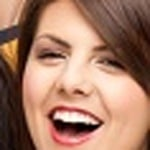
#> input picture Trabajo/demostracion/Data/Gaby/photo1651417893.jpeg, 150 x 150 px; its folder holds only this picture in this run
$ python entreno.py
#> lines starting #> are read from the running program, lines starting #| are printed output that depends on the picture
import cv2
import os
import numpy as np

dataPath = 'Data'
peopleList = os.listdir(dataPath)
print('Lista de personas: ', peopleList)

labels = []
facesData = []
label = 0

for nameDir in peopleList:
    personPath = dataPath + '/' + nameDir
    print('\nLeyendo las imágenes de ' + nameDir)

    for fileName in os.listdir(personPath):
        print('Rostros: ', nameDir + '/' + fileName)
        labels.append(label)
        facesData.append(cv2.imread(personPath+'/'+fileName,0))

        #Para ver las imágenes a la vez que se etiquetan
        image = cv2.imread(personPath+'/'+fileName,0)
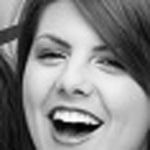
#> image: shape (150, 150); min 0, max 255, mean 134.2
        cv2.imshow('image',image)
        cv2.waitKey(10)
    label = label + 1

#print('\nlabels= ',labels)
for i in range(label):
    print('Número de etiquetas ' + str(i) + ' para ' + peopleList[i] + ':\t',np.count_nonzero(np.array(labels)==i))


# Método para entrenar el reconocedor
face_recognizer = cv2.face.LBPHFaceRecognizer_create()

# Entrenando el reconocedor de rostros
print("Entrenando...")
face_recognizer.train(facesData, np.array(labels))

# Almacenando el modelo obtenido
face_recognizer.write('modeloLBPHFace.xml')
print("Modelo almacenado...")
